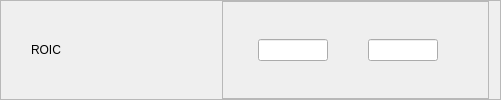
              <widget class="QFrame" name="fROIC">
               <property name="frameShape">
                <enum>QFrame::StyledPanel</enum>
               </property>
               <property name="frameShadow">
                <enum>QFrame::Raised</enum>
               </property>
               <layout class="QHBoxLayout" name="horizontalLayout_78">
                <property name="leftMargin">
                 <number>30</number>
                </property>
                <property name="topMargin">
                 <number>0</number>
                </property>
                <property name="bottomMargin">
                 <number>0</number>
                </property>
                <item>
                 <widget class="QLabel" name="label_51">
                  <property name="minimumSize">
                   <size>
                    <width>185</width>
                    <height>0</height>
                   </size>
                  </property>
                  <property name="maximumSize">
                   <size>
                    <width>185</width>
                    <height>150</height>
                   </size>
                  </property>
                  <property name="styleSheet">
                   <string notr="true">font: 14pt &quot;Segoe UI&quot;;</string>
                  </property>
                  <property name="text">
                   <string>ROIC</string>
                  </property>
                  <property name="alignment">
                   <set>Qt::AlignLeading|Qt::AlignLeft|Qt::AlignVCenter</set>
                  </property>
                 </widget>
                </item>
                <item>
                 <widget class="QFrame" name="frame_61">
                  <property name="frameShape">
                   <enum>QFrame::StyledPanel</enum>
                  </property>
                  <property name="frameShadow">
                   <enum>QFrame::Raised</enum>
                  </property>
                  <layout class="QHBoxLayout" name="horizontalLayout_79">
                   <property name="spacing">
                    <number>0</number>
                   </property>
                   <property name="leftMargin">
                    <number>35</number>
                   </property>
                   <property name="topMargin">
                    <number>0</number>
                   </property>
                   <property name="rightMargin">
                    <number>50</number>
                   </property>
                   <property name="bottomMargin">
                    <number>0</number>
                   </property>
                   <item>
                    <widget class="QLineEdit" name="min_ROIC">
                     <property name="maximumSize">
                      <size>
                       <width>70</width>
                       <height>16777215</height>
                      </size>
                     </property>
                     <property name="focusPolicy">
                      <enum>Qt::StrongFocus</enum>
                     </property>
                     <property name="alignment">
                      <set>Qt::AlignCenter</set>
                     </property>
                     <property name="placeholderText">
                      <string/>
                     </property>
                    </widget>
                   </item>
                   <item>
                    <spacer name="horizontalSpacer_38">
                     <property name="orientation">
                      <enum>Qt::Horizontal</enum>
                     </property>
                     <property name="sizeType">
                      <enum>QSizePolicy::Expanding</enum>
                     </property>
                     <property name="sizeHint" stdset="0">
                      <size>
                       <width>40</width>
                       <height>20</height>
                      </size>
                     </property>
                    </spacer>
                   </item>
                   <item>
                    <widget class="QLineEdit" name="max_ROIC">
                     <property name="maximumSize">
                      <size>
                       <width>70</width>
                       <height>16777215</height>
                      </size>
                     </property>
                     <property name="focusPolicy">
                      <enum>Qt::StrongFocus</enum>
                     </property>
                     <property name="alignment">
                      <set>Qt::AlignCenter</set>
                     </property>
                     <property name="placeholderText">
                      <string/>
                     </property>
                    </widget>
                   </item>
                  </layout>
                 </widget>
                </item>
               </layout>
              </widget>
